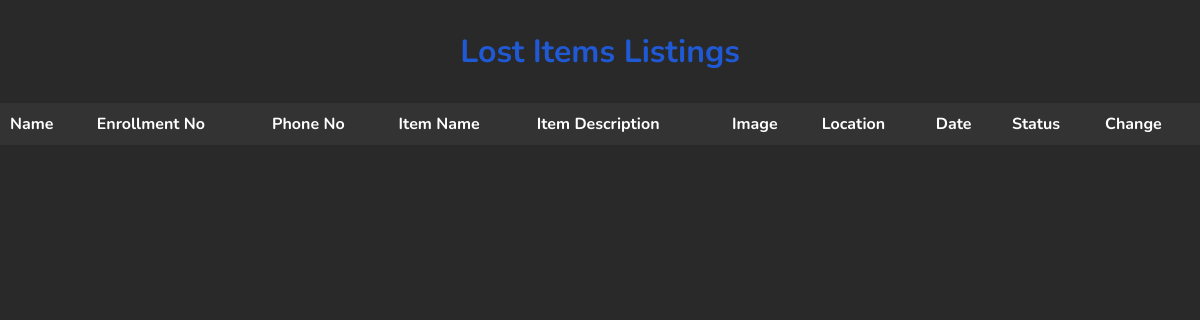
Before: /org/not-found/ with the older database file.
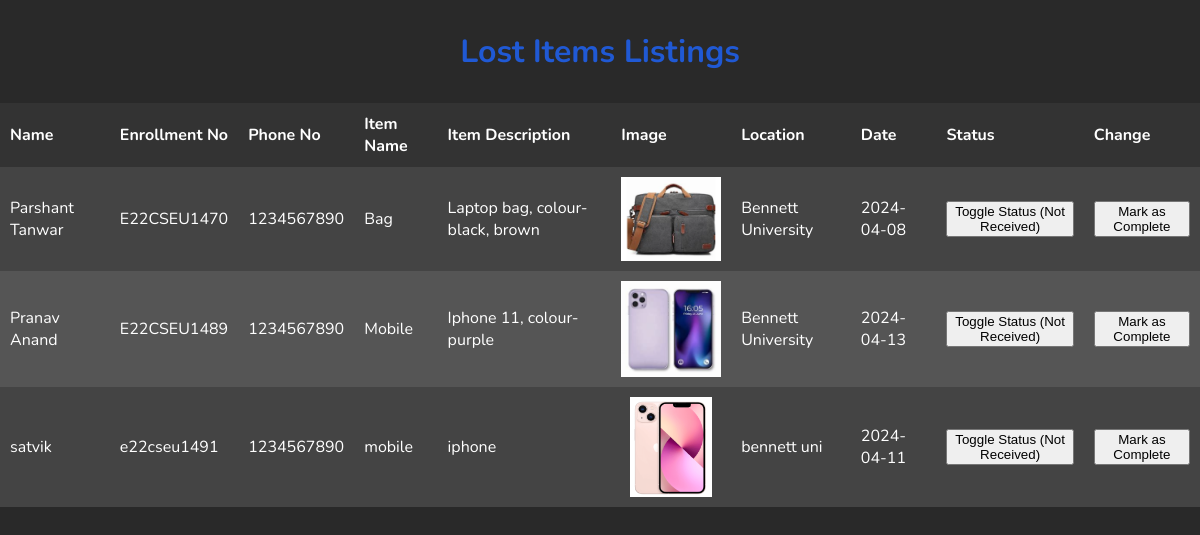
After: the same page with the newer database file.
### student/models.py (models this page shows)
class Lost_Item(models.Model):
    status = (
        ('not_received', 'Not Received'),
        ('received', 'Received'),
    )
    name = models.CharField(max_length=100)
    enrollment_no = models.CharField(max_length=100)
    phone_no = models.CharField(max_length=10)
    item_name = models.CharField(max_length=100)
    item_description = models.TextField(max_length=500)
    image = models.ImageField(null=True, blank=True, upload_to=lost_item_image_path)
    image_description = models.TextField(max_length=256,null=True, blank=True)
    location = models.TextField(max_length=100)
    date = models.CharField(max_length=50)
    status = models.CharField(max_length=100, choices=status, default='not_recieved')
    completed = models.BooleanField(default=False)
    @property
    def imageURL(self):
        try:
            url = self.image.url
        except:
            url = ''
        return url

### org/views.py (the view)
# urls.py: path('not-found/', views.not_found_items, name='not_found_items'),
def not_found_items(request):
    query = request.GET.get('query')
    if query:
        not_found_items = Lost_Item.objects.filter(item_name__icontains=query) | Lost_Item.objects.filter(item_description__icontains=query)
    else:
        not_found_items = Lost_Item.objects.all()
    return render(request, 'listLost.html', {'not_found_items': not_found_items, 'query': query})

### templates/listLost.html (shortened to what this page needs)
<!DOCTYPE html>
<html lang="en">
<head>
    {% load static %}
    <link rel="stylesheet" href="{% static '/static/css/list.css' %}">
</head>
<body>
    <h1>Lost Items Listings</h1>
    <table>
        <thead>
            <tr>
                <th>Name</th>
                <th>Enrollment No</th>
                <th>Phone No</th>
                <th>Item Name</th>
                <th>Item Description</th>
                <th>Image</th>
                <th>Location</th>
                <th>Date</th>
                <th>Status</th>
                <th>Change</th>
            </tr>
        </thead>
        <tbody>
            {% if not_found_items %}
            {% for item in not_found_items %}
            {% if not item.completed %}
            {% if item.imageURL %}
            <tr>
                <td>{{ item.name }}</td>
                <td>{{ item.enrollment_no }}</td>
                <td>{{ item.phone_no }}</td>
                <td>{{ item.item_name }}</td>
                <td>{{ item.item_description }}</td>
                <td><img src="{{ item.imageURL }}" alt="{{ item.item_name }}" style="max-width: 100px;"></td>
                <td>{{ item.location }}</td>
                <td>{{ item.date }}</td>
                <td>
                    {% if item.status != 'received' %}
                        <form class="status-toggle-form" action="{% url 'lost_toggle_status' item.id %}" method="post">
                            <button type="submit" class="status-toggle-btn">
                                {% if item.status == 'received' %}
                                    Toggle Status (Received)
                                {% else %}
                                    Toggle Status (Not Received)
                                {% endif %}
                            </button>
                        </form>
                    {% endif %}
                </td>
                <td><button class="complete-btn" data-item-id="{{ item.id }}">Mark as Complete</button></td>
            </tr>
            {% endif %}
            {% endif %}
            {% endfor %}
            {% endif %}
        </tbody>
    </table>
</body>
</html>

Changed rows visible on the page:
added Lost_Item: name "Parshant Tanwar", enrollment_no "E22CSEU1470", phone_no "1234567890", item_name "Bag", item_description "Laptop bag, colour- black, brown", imageURL (picture), location "Bennett University", date "2024-04-08", status "Toggle Status (Not Received)"
added Lost_Item: name "Pranav Anand", enrollment_no "E22CSEU1489", phone_no "1234567890", item_name "Mobile", item_description "Iphone 11, colour- purple", imageURL (picture), location "Bennett University", date "2024-04-13", status "Toggle Status (Not Received)"
added Lost_Item: name "satvik", enrollment_no "e22cseu1491", phone_no "1234567890", item_name "mobile", item_description "iphone", imageURL (picture), location "bennett uni", date "2024-04-11", status "Toggle Status (Not Received)"
